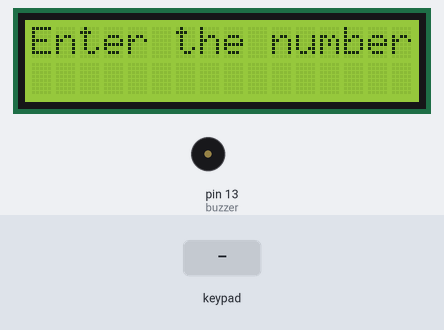
Simulated run of this sketch. Board: Arduino Uno, built with avr-gcc and run on an emulated ATmega328P. Parts: 16×2 character LCD, buzzer (waves = sounding, pin HIGH). Inputs (shaded band) come from the test bench. The modem accepts every AT command (registered, SIM ready, sends succeed) and sends nothing else; pins used as bus, display or sensor lines are not drawn; what the sketch prints to the serial monitor is not drawn.

Above: at 7.7 s.
7.8 s: keypad keys 5 6 7 8 # pressed 0.4 s apart
At 10.4 s:
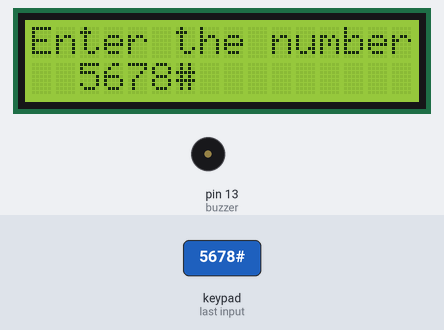
11.3 s: key 'C' pressed
At 11.7 s:
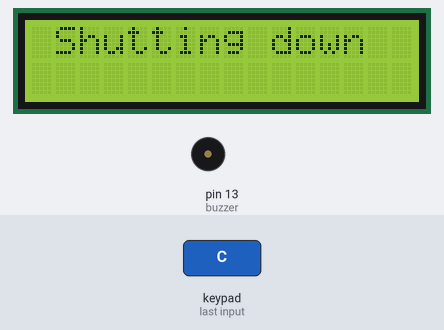
12.8 s: keypad keys 5 6 7 8 * pressed 0.4 s apart
At 17.6 s:
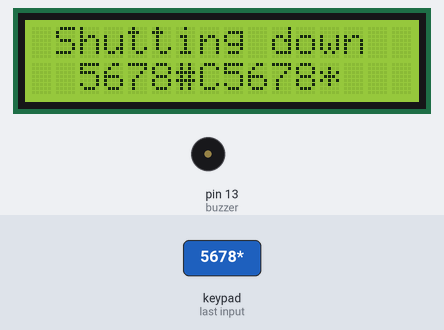
17.8 s: key 'A' pressed
At 18.1 s:
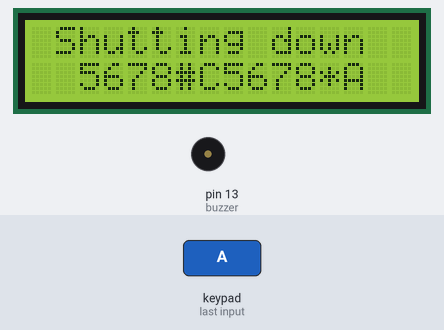
Timing chart, 0 to 39.0 s (numbered marks = the images above; inputs shaded):
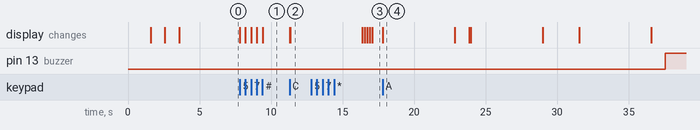

The sketch:

Gas_detector.ino
```cpp
#include <Wire.h>  // Comes with Arduino IDE
#include <LiquidCrystal_I2C.h>
// Set the pins on the I2C chip used for LCD connections:
//                    addr, en,rw,rs,d4,d5,d6,d7,bl,blpol
#include<Keypad.h>
#include <SoftwareSerial.h>

SoftwareSerial mySerial(3, 2);
LiquidCrystal_I2C lcd(0x27, 16, 2);  // Set the LCD I2C address

byte rowPins[4] = {5,6,7,8};
byte colPins[4] = {9,10,11,12};

char keys [4][4] = {
  {'1', '2', '3', 'A'},
  {'4', '5', '6', 'B'},
  {'7', '8', '9', 'C'},
  {'*', '0', '#', '+'}
  };

Keypad manuja = Keypad(makeKeymap(keys), rowPins, colPins, 4, 4);
String number="";
int rst = 4;
int buzzer = 13;


void setup() {
  digitalWrite(rst, HIGH);
  pinMode(rst, OUTPUT);
  pinMode(A0, INPUT);
  pinMode(buzzer, OUTPUT);
  Serial.begin(9600);
  mySerial.begin(9600);
  Serial.println("Initializing...");
  delay(1000);

  mySerial.println("AT");
  updateSerial();

  lcd.begin(16,2);
  lcd.backlight();

  lcd.setCursor(4,0);
  lcd.print("Welcome");
  delay(1000);

  lcd.clear();
  delay(1000);

  lcd.setCursor(0,0);
  lcd.print("Enter the number");
  delay(3000);

}

void loop() {
  int x = 1;

  char key = manuja.getKey();

    if(key != NO_KEY){
      Serial.println(key);
      number = number+key;
      Serial.println(number);
      Serial.print("Number length : ");
      Serial.println(number.length());
      lcd.setCursor(2,1);
      lcd.print(number);
      delay(10);

      if(number.length()==12){

         lcd.setCursor(2,1);
         lcd.print(number);
         delay(5000);

         lcd.clear();
         delay(1000);

         lcd.setCursor(1,0);
         lcd.print("If it is wrong");
         delay(100);

         lcd.setCursor(0,1);
         lcd.print("Press C to clear");
         delay(5000);

         lcd.clear();
         delay(1000);

         mySerial.println("AT+CMGF=1");
         updateSerial();
         mySerial.print("AT+CMGS=\""); // enter your phone number here (prefix country code)
         mySerial.print(number);
         mySerial.println("\"");
         updateSerial();
         mySerial.println("Gas detecting system is activated"); // enter your message here
         updateSerial();
         mySerial.write(26);

         lcd.setCursor(2,0);
         lcd.print("Msg sent");
         delay(5000);

         lcd.clear();
         delay(1000);

         while(x>0){
            float gas_value = analogRead(A0);
            Serial.print("Gas value : ");
            Serial.println(gas_value);
                    if(gas_value>500){
                       digitalWrite(buzzer,HIGH);

                       mySerial.print("ATD+ ");
                       mySerial.print(number);
                       mySerial.println(";");
                       delay(20000);//waiting for 20 seconds
                       mySerial.println("ATH");
                       updateSerial();
                       lcd.setCursor(1,0);
                       lcd.print("Gas leaking");
                       delay(10000);
                       x = x+1;
                      }

                    else{
                      digitalWrite(buzzer, LOW);
                      delay(1000);

                      }
         }
        }
      else if(key=='C'){
        Serial.println("Device will restart after 5 seconds");

        lcd.clear();
        lcd.setCursor(1,0);
        lcd.print("Shutting down");
        delay(5000);
        digitalWrite(rst, LOW);//arduino reset command
        }
     }
}

void updateSerial()
{
  delay(500);
  while (Serial.available())
  {
    mySerial.write(Serial.read());//Forward what Serial received to Software Serial Port
  }
  while(mySerial.available())
  {
    Serial.write(mySerial.read());//Forward what Software Serial received to Serial Port
  }
}
```

Measured:
- after the input at 7.8 s, the display: first changes at once (image 1 shows a later state)
- after the input at 11.3 s, the display: first changes at once (image 2 shows a later state)
- after the input at 12.8 s, the display: first changes after 3.6 s (image 3 shows a later state)
- after the input at 17.8 s, pin 13 (buzzer): LOW → HIGH after 19.8 s; the display: changes at once (image 4)
